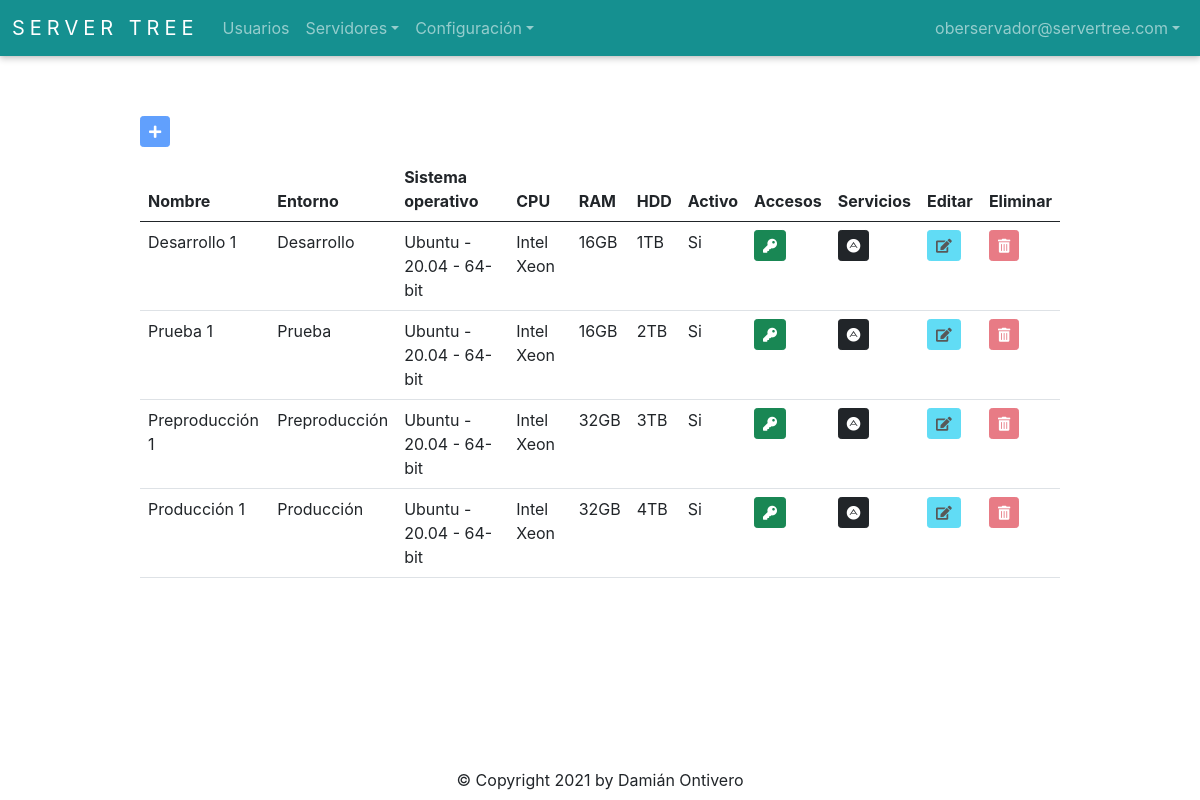
/server/get_server_all (signed in), run on the app's committed database.
### app/auth/models.py (models this page shows, shortened)
class User(db.Model, UserMixin):
    __tablename__ = 'Users'
    id = db.Column(db.Integer, autoincrement=True, primary_key=True)
    firstname = db.Column(db.String(128), nullable=False)
    lastname = db.Column(db.String(128), nullable=False)
    email = db.Column(db.String(256), unique=True, nullable=False)
    password = db.Column(db.String(256), nullable=False)
    role_id = db.Column(db.Integer, db.ForeignKey('Roles.id'), nullable=False)
    is_active = db.Column(db.Boolean)
    @staticmethod
    def get_by_id(id):
        return User.query.get(id)

### app/server/models.py (models this page shows, shortened)
class Server(db.Model):
    __tablename__ = 'Servers'
    id = db.Column(db.Integer, autoincrement=True, primary_key=True, nullable=False)
    name = db.Column(db.String(50), nullable=False)
    environment_id = db.Column(db.Integer, db.ForeignKey('Environments.id'), nullable=False)
    operating_system_id = db.Column(db.Integer, db.ForeignKey('OperatingSystems.id'), nullable=False)
    cpu = db.Column(db.String(50), nullable=False)
    ram = db.Column(db.String(50), nullable=False)
    hdd = db.Column(db.String(50), nullable=False)
    is_active = db.Column(db.Boolean)
    @staticmethod
    def get_all():
        return Server.query.all()

class Environment(db.Model):
    __tablename__ = 'Environments'
    id = db.Column(db.Integer, autoincrement=True, primary_key=True, nullable=False)
    name = db.Column(db.String(50), nullable=False)
    @staticmethod
    def get_all():
        return Environment.query.all()

class OperatingSystem(db.Model):
    __tablename__ = 'OperatingSystems'
    id = db.Column(db.Integer, autoincrement=True, primary_key=True, nullable=False)
    name = db.Column(db.String(50), nullable=False)
    version = db.Column(db.String(50), nullable=False)
    architect = db.Column(db.String(6), nullable=False)
    def __repr__(self):
        return '{} - {} - {}'.format(self.name, self.version, self.architect)
    @staticmethod
    def get_all():
        return OperatingSystem.query.all()

### app/server/routes.py (the view)
@server_bp.route('/get_server_all', methods=['GET', 'POST'])
@login_required
def get_server_all():
    data = db.session.query(Server, Environment, OperatingSystem).join(Environment, OperatingSystem).all()
    server_form = ServerForm()
    access_form = AccessForm()
    service_form = ServiceForm()
    user_form = UserForm()
    return render_template('server.html', data=data, server_form=server_form, access_form=access_form, service_form=service_form, user_form=user_form)

### app/auth/models.py (called while the page is built)
    @staticmethod
    def get_all():
        return Role.query.all()

### app/auth/routes.py (called while the page is built)
@login_manager.user_loader
def load_user(user_id):
    return User.get_by_id(int(user_id))

### app/server/models.py (called while the page is built)
    @staticmethod
    def get_all():
        return ConnectionType.query.all()

### app/server/templates/server.html (shortened to what this page needs)
{% extends 'base.html' %}
{% import 'bootstrap/wtf.html' as wtf %}
{% block content %}
<div class="buttons">
  {% if current_user.role_id == 1 %}
    <button type="button" id="addServerButton" class="btn btn-primary btn-sm" data-bs-toggle="modal" data-bs-target="#serverModal"><i class="fas fa-plus"></i></button>
  {% else %}
    <button disabled type="button" id="addserverButton" class="btn btn-primary btn-sm" data-bs-toggle="modal" data-bs-target="#serverModal"><i class="fas fa-plus"></i></button>
  {% endif %}
</div>
<table class="table table-hover">
  <thead>
    <tr>
      <th>Nombre</th>
      <th>Entorno</th>
      <th>Sistema operativo</th>
      <th>CPU</th>
      <th>RAM</th>
      <th>HDD</th>
      <th>Activo</th>
      <th>Accesos</th>
      <th>Servicios</th>
      <th>Editar</th>
      <th>Eliminar</th>
    </tr>
  </thead>
  <tbody>
    {% for server, env, os in data %}
      <tr>
        <td>{{ server.name }}</td>
        <td>{{ env.name }}</td>
        <td>{{ os.name + ' - ' + os.version + ' - ' + os.architect }}</td>
        <td>{{ server.cpu }}</td>
        <td>{{ server.ram }}</td>
        <td>{{ server.hdd }}</td>
        <td>
          {% if server.is_active == 0 %}
            No
          {% elif server.is_active == 1  %}
            Si
          {% endif %}
        </td>
        <td>
          <button type="button" class="btn btn-success btn-sm" id="accessButton" data-id={{ server.id }} data-bs-toggle="modal" data-bs-target="#accessModal"><i class="fas fa-key"></i></button>
        </td>
        <td>
          <button type="button" class="btn btn-dark btn-sm" id="serviceButton" data-id={{ server.id }} data-bs-toggle="modal" data-bs-target="#serviceModal"><i class="fab fa-adn"></i></button>
        </td>
        {% if current_user.role_id == 1 %}
          <td>
            <button type="button" class="btn btn-info btn-sm" id="editServerButton" data-id={{ server.id }} data-bs-toggle="modal" data-bs-target="#serverModal"><i class="fas fa-edit"></i></button>
          </td>
          <td>
            <button type="button" class="btn btn-danger btn-sm" id="deleteServerButton" data-id={{ server.id }} data-bs-toggle="modal" data-bs-target="#deleteServerModal"><i class="fas fa-trash-alt"></i></button>
          </td>
        {% else %}
          <td>
            <button disabled type="button" class="btn btn-info btn-sm" id="editServerButton" data-id={{ server.id }} data-bs-toggle="modal" data-bs-target="#serverModal"><i class="fas fa-edit"></i></button>
          </td>
          <td>
            <button disabled type="button" class="btn btn-danger btn-sm" id="deleteServerButton" data-id={{ server.id }} data-bs-toggle="modal" data-bs-target="#deleteServerModal"><i class="fas fa-trash-alt"></i></button>
          </td>
        {% endif %}
      </tr>
    {% endfor %}
  </tbody>
</table>
{% endblock %}

### app/templates/base.html (shortened to what this page needs)
<!doctype html>
<html>
<head>
  <link rel="stylesheet" href="{{ url_for('static', filename='style.css') }}">
  <link rel="stylesheet" href="https://cdn.jsdelivr.net/npm/bootstrap@5.0.0/dist/css/bootstrap.min.css">
  <link rel="stylesheet" href="https://use.fontawesome.com/releases/v5.6.3/css/all.css">
</head>
<body>
  <nav class="navbar navbar-expand-lg navbar-dark">
      <div class="container-fluid">
        <a class="navbar-brand" href="{{ url_for('index.index') }}">Server Tree</a>
        <div class="collapse navbar-collapse" id="navbarSupportedContent">
          <ul class="navbar-nav me-auto mb-2 mb-lg-0">
              <li class="nav-item">
                <a class="nav-link" href="{{ url_for('auth.get_user_all') }}">Usuarios</a>
              </li>
              <li class="nav-item dropdown">
                  <a class="nav-link dropdown-toggle" href="#" id="navbarDropdown" role="button" data-bs-toggle="dropdown" aria-expanded="false">Servidores</a>
              </li>
              <li class="nav-item dropdown">
                  <a class="nav-link dropdown-toggle" href="#" id="navbarDropdown" role="button" data-bs-toggle="dropdown" aria-expanded="false">Configuración</a>
              </li>
          </ul>
          <ul class="navbar-nav">
            <li class="nav-item dropdown">
              <a class="nav-link dropdown-toggle" href="#" id="navbarDropdown" role="button" data-bs-toggle="dropdown" aria-expanded="false">{{ current_user.email }}</a>
            </li>
          </ul>
        </div>
      </div>
  </nav>
  <div class="container-base">
    {% block content %}{% endblock %}
  </div>
  <div class="footer">
    &copy; Copyright 2021 by Damián Ontivero
  </div>
</body>
</html>

### app/static/style.css (style rules this page uses)
* { text-decoration: none; font-family: -apple-system, BlinkMacSystemFont, 'Segoe UI', Roboto, Oxygen, Ubuntu, Cantarell, 'Open Sans', 'Helvetica Neue', sans-serif; }
html, body { margin: 0; padding: 0; width: 100%; height: 100%; position: relative; }
.navbar { background-color: #159090; box-shadow: 0 0 0.2rem rgb(0 0 0 / 10%), 0 0.2rem 0.4rem rgb(0 0 0 / 20%); }
.navbar-brand { text-transform: uppercase; letter-spacing: 5px; font-size: large; }
.footer { width: 100%; text-align: center; position: absolute; bottom: 1%; }
.container-base { width: 80%; position: relative; padding: 20px; left: 10%; top: 5%; overflow-x: auto; }
.container-base .buttons { margin-bottom: 10px; }

### data on the page
User: email "oberservador@servertree.com"
Server: name "Desarrollo 1", name "Desarrollo", architect "Ubuntu - 20.04 - 64-bit", cpu "Intel Xeon", ram "16GB", hdd "1TB", is_active "Si"
Server: name "Prueba 1", name "Prueba", architect "Ubuntu - 20.04 - 64-bit", cpu "Intel Xeon", ram "16GB", hdd "2TB", is_active "Si"
Server: name "Preproducción 1", name "Preproducción", architect "Ubuntu - 20.04 - 64-bit", cpu "Intel Xeon", ram "32GB", hdd "3TB", is_active "Si"
Server: name "Producción 1", name "Producción", architect "Ubuntu - 20.04 - 64-bit", cpu "Intel Xeon", ram "32GB", hdd "4TB", is_active "Si"
